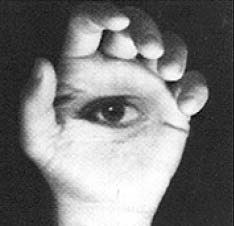
#> input picture 02-Blur/hand.bmp, 234 x 226 px
$ python main.py
#> lines starting #> are read from the running program, lines starting #| are printed output that depends on the picture
import sys
import numpy as np
import cv2

# ===============================================================================

INPUT_IMAGE_GS = "hand.bmp"
INPUT_IMAGE_CL = "flowers.bmp"

window = 7  # ingênua e integral

window_y = 7  # separável
window_x = 7


def media_ingenua(img, channels=1):  # channels = 3 para rgb
    w_range = int((window - 1) / 2)
    img_blurry = img.copy()
    win_area = window * window
    for z in range(channels):
        for y in range(w_range, img.shape[0] - w_range):
            for x in range(w_range, img.shape[1] - w_range):
                total = 0
                for y_win in range(y - w_range, 1 + y + w_range):
                    for x_win in range(x - w_range, 1 + x + w_range):
                        total += img[y_win, x_win, z]
                img_blurry[y, x, z] = total / win_area

    return img_blurry


# ===============================================================================


def media_separavel(img, channels=1):
    y_range = int((window_y - 1) / 2)
    x_range = int((window_x - 1) / 2)
    img_blurry = img.copy()
    img_saida = img.copy()

    for z in range(channels):
        for y in range(img.shape[0]):
            fila = []
            total = 0
            for x_win in range(1 + 2*x_range):
                fila.append(img[y, x_win, z])
                total += img[y, x_win, z]
            for x in range(x_range, img.shape[1] - x_range):
                total -= fila.pop(0)
                total += img[y, x + x_range, z]
                fila.append(img[y, x + x_range, z])
                img_blurry[y, x, z] = total / window_x

        for x in range(img.shape[1]):
            fila = []
            total = 0
            for y_win in range(1 + 2*y_range):
                fila.append(img_blurry[y_win, x, z])
                total += img_blurry[y_win, x, z]
            for y in range(y_range, img.shape[0] - y_range):
                total -= fila.pop(0)
                total += img_blurry[y + y_range, x, z]
                fila.append(img_blurry[y + y_range, x, z])
                img_saida[y, x, z] = total / window_y

    return img_saida


# ===============================================================================


def integral(img, channels=1):
    w_range = int((window - 1) / 2)
    img_int = img.copy()
    img_blurry = img.copy()
    win_area = window * window
    for z in range(channels):
        for y in range(1, img.shape[0]):
            img_int[y, 0, z] = img_int[y - 1, 0, z] + img[y, 0, z]
        for x in range(1, img.shape[1]):
            img_int[0, x, z] = img_int[0, x - 1, z] + img[0, x, z]
        for y in range(1, img.shape[0]):
            for x in range(1, img.shape[1]):
                img_int[y, x, z] = img_int[y - 1, x - 1, z] + img[y, x, z]

    for z in range(channels):
        for y in range(w_range, img.shape[0]):
            for x in range(w_range, img.shape[1]):
                img_blurry[y, x, z] = (
                    img_int[y, x, z]
                    + img_int[y - w_range, x - w_range, z]
                    - img_int[y, x - w_range, z]
                    - img_int[y - w_range, x, z]
                ) / win_area

    return img_blurry


# ===============================================================================


def main():
    img = cv2.imread(INPUT_IMAGE_GS, cv2.IMREAD_GRAYSCALE)
#> img is the input picture: shape (226, 234); min 8, max 255, mean 123.3
    if img is None:
        print("Erro abrindo a imagem 1.\n")
        sys.exit()
    img_color = cv2.imread(INPUT_IMAGE_CL)
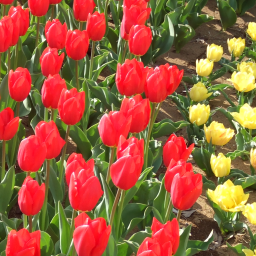
#> input picture 02-Blur/flowers.bmp, 256 x 256 px
#> img_color is the input picture: shape (256, 256, 3); mean B, G, R 60.6, 93.5, 156
    if img_color is None:
        print("Erro abrindo a imagem 2.\n")
        sys.exit()
    img = img.reshape((img.shape[0], img.shape[1], 1))
    img = img.astype(np.float32) / 255
#> img: shape (226, 234, 1) float32
    img_color = img_color.astype(np.float32) / 255

    cv2.imshow("GS Original", img)
    cv2.waitKey()
    img_media = media_ingenua(img)
#> after the loop in media_ingenua, `for z in range(channels):`:
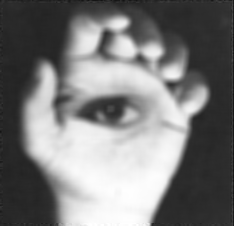
#> img_blurry: shape (226, 234, 1) float32; min 0.0706, max 1, mean 0.483
    cv2.imshow("GS ingenua", img_media)
    cv2.waitKey()
    img_sep = media_separavel(img)
    cv2.imshow("GS separavel", img_sep)
    cv2.waitKey()
    img_int = media_separavel(img)
    cv2.imshow("GS integral", img_int)
    cv2.waitKey()

    cv2.imshow("Cor", img_color)
    cv2.waitKey()
    img_color_media = media_ingenua(img_color, 3)
#> call 2 of media_ingenua, with channels = 3
#> after the loop in media_ingenua (call 2), `for z in range(channels):`:
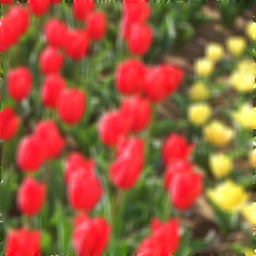
#> img_blurry: shape (256, 256, 3) float32; mean B, G, R 0.237, 0.366, 0.612
    cv2.imshow("Cor ingenua", img_color_media)
    cv2.waitKey()
    img_color_sep = media_separavel(img_color, 3)
#> call 3 of media_separavel, with channels = 3
#> after the loop in media_separavel (call 3), `for z in range(channels):`:
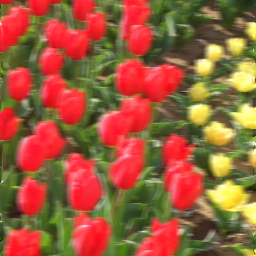
#> img_blurry: shape (256, 256, 3) float32; mean B, G, R 0.237, 0.367, 0.612
    cv2.imshow("Cor separavel", img_color_sep)
    cv2.waitKey()
    img_color_int = media_separavel(img_color, 3)
    cv2.imshow("Cor integral", img_color_int)
    cv2.waitKey()

    cv2.destroyAllWindows()


if __name__ == "__main__":
    main()

# ===============================================================================
